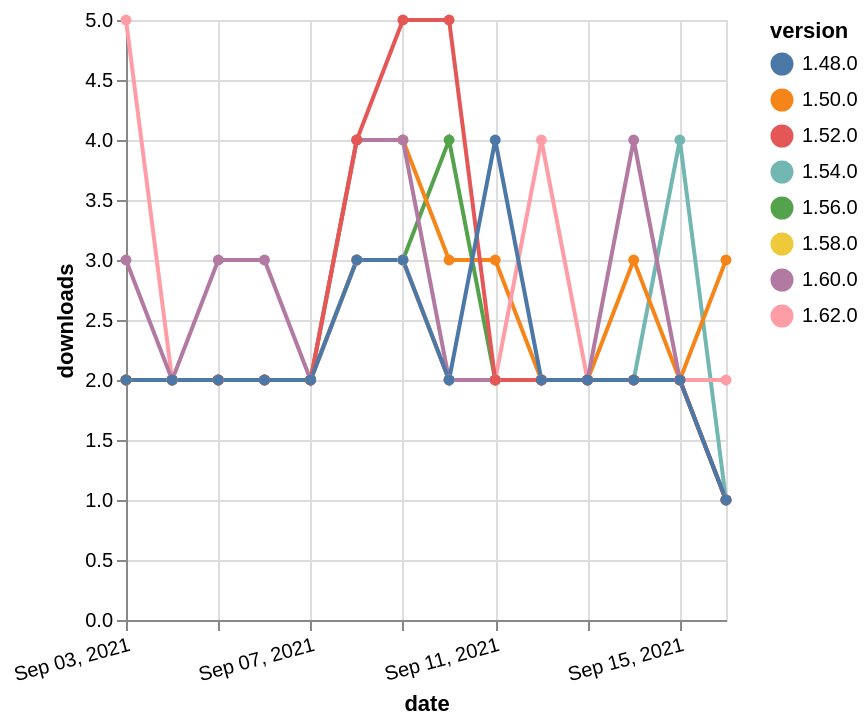

Describe this chart as a Vega-Lite specification.
### Vega-Lite specification from a JSON file in a GitHub repository (floating-point values rounded to 4 significant figures)
{"$schema": "https://vega.github.io/schema/vega-lite/v5.json", "description": "A simple bar chart with embedded data.", "data": {"values": [{"date": "2021-09-03", "total": 1464, "delta": 2, "version": "1.56.0"}, {"date": "2021-09-04", "total": 1466, "delta": 2, "version": "1.56.0"}, {"date": "2021-09-05", "total": 1468, "delta": 2, "version": "1.56.0"}, {"date": "2021-09-06", "total": 1470, "delta": 2, "version": "1.56.0"}, {"date": "2021-09-07", "total": 1472, "delta": 2, "version": "1.56.0"}, {"date": "2021-09-08", "total": 1475, "delta": 3, "version": "1.56.0"}, {"date": "2021-09-09", "total": 1478, "delta": 3, "version": "1.56.0"}, {"date": "2021-09-10", "total": 1482, "delta": 4, "version": "1.56.0"}, {"date": "2021-09-11", "total": 1484, "delta": 2, "version": "1.56.0"}, {"date": "2021-09-12", "total": 1486, "delta": 2, "version": "1.56.0"}, {"date": "2021-09-13", "total": 1488, "delta": 2, "version": "1.56.0"}, {"date": "2021-09-14", "total": 1490, "delta": 2, "version": "1.56.0"}, {"date": "2021-09-15", "total": 1492, "delta": 2, "version": "1.56.0"}, {"date": "2021-09-16", "total": 1493, "delta": 1, "version": "1.56.0"}, {"date": "2021-09-03", "total": 1676, "delta": 2, "version": "1.54.0"}, {"date": "2021-09-04", "total": 1678, "delta": 2, "version": "1.54.0"}, {"date": "2021-09-05", "total": 1680, "delta": 2, "version": "1.54.0"}, {"date": "2021-09-06", "total": 1682, "delta": 2, "version": "1.54.0"}, {"date": "2021-09-07", "total": 1684, "delta": 2, "version": "1.54.0"}, {"date": "2021-09-08", "total": 1687, "delta": 3, "version": "1.54.0"}, {"date": "2021-09-09", "total": 1690, "delta": 3, "version": "1.54.0"}, {"date": "2021-09-10", "total": 1692, "delta": 2, "version": "1.54.0"}, {"date": "2021-09-11", "total": 1694, "delta": 2, "version": "1.54.0"}, {"date": "2021-09-12", "total": 1696, "delta": 2, "version": "1.54.0"}, {"date": "2021-09-13", "total": 1698, "delta": 2, "version": "1.54.0"}, {"date": "2021-09-14", "total": 1700, "delta": 2, "version": "1.54.0"}, {"date": "2021-09-15", "total": 1704, "delta": 4, "version": "1.54.0"}, {"date": "2021-09-16", "total": 1705, "delta": 1, "version": "1.54.0"}, {"date": "2021-09-03", "total": 1007, "delta": 2, "version": "1.58.0"}, {"date": "2021-09-04", "total": 1009, "delta": 2, "version": "1.58.0"}, {"date": "2021-09-05", "total": 1011, "delta": 2, "version": "1.58.0"}, {"date": "2021-09-06", "total": 1013, "delta": 2, "version": "1.58.0"}, {"date": "2021-09-07", "total": 1015, "delta": 2, "version": "1.58.0"}, {"date": "2021-09-08", "total": 1018, "delta": 3, "version": "1.58.0"}, {"date": "2021-09-09", "total": 1021, "delta": 3, "version": "1.58.0"}, {"date": "2021-09-10", "total": 1023, "delta": 2, "version": "1.58.0"}, {"date": "2021-09-11", "total": 1025, "delta": 2, "version": "1.58.0"}, {"date": "2021-09-12", "total": 1027, "delta": 2, "version": "1.58.0"}, {"date": "2021-09-13", "total": 1029, "delta": 2, "version": "1.58.0"}, {"date": "2021-09-14", "total": 1031, "delta": 2, "version": "1.58.0"}, {"date": "2021-09-15", "total": 1033, "delta": 2, "version": "1.58.0"}, {"date": "2021-09-16", "total": 1034, "delta": 1, "version": "1.58.0"}, {"date": "2021-09-03", "total": 2515, "delta": 2, "version": "1.50.0"}, {"date": "2021-09-04", "total": 2517, "delta": 2, "version": "1.50.0"}, {"date": "2021-09-05", "total": 2519, "delta": 2, "version": "1.50.0"}, {"date": "2021-09-06", "total": 2521, "delta": 2, "version": "1.50.0"}, {"date": "2021-09-07", "total": 2523, "delta": 2, "version": "1.50.0"}, {"date": "2021-09-08", "total": 2527, "delta": 4, "version": "1.50.0"}, {"date": "2021-09-09", "total": 2531, "delta": 4, "version": "1.50.0"}, {"date": "2021-09-10", "total": 2534, "delta": 3, "version": "1.50.0"}, {"date": "2021-09-11", "total": 2537, "delta": 3, "version": "1.50.0"}, {"date": "2021-09-12", "total": 2539, "delta": 2, "version": "1.50.0"}, {"date": "2021-09-13", "total": 2541, "delta": 2, "version": "1.50.0"}, {"date": "2021-09-14", "total": 2544, "delta": 3, "version": "1.50.0"}, {"date": "2021-09-15", "total": 2546, "delta": 2, "version": "1.50.0"}, {"date": "2021-09-16", "total": 2549, "delta": 3, "version": "1.50.0"}, {"date": "2021-09-03", "total": 222, "delta": 5, "version": "1.62.0"}, {"date": "2021-09-04", "total": 224, "delta": 2, "version": "1.62.0"}, {"date": "2021-09-05", "total": 226, "delta": 2, "version": "1.62.0"}, {"date": "2021-09-06", "total": 228, "delta": 2, "version": "1.62.0"}, {"date": "2021-09-07", "total": 230, "delta": 2, "version": "1.62.0"}, {"date": "2021-09-08", "total": 233, "delta": 3, "version": "1.62.0"}, {"date": "2021-09-09", "total": 236, "delta": 3, "version": "1.62.0"}, {"date": "2021-09-10", "total": 238, "delta": 2, "version": "1.62.0"}, {"date": "2021-09-11", "total": 240, "delta": 2, "version": "1.62.0"}, {"date": "2021-09-12", "total": 244, "delta": 4, "version": "1.62.0"}, {"date": "2021-09-13", "total": 246, "delta": 2, "version": "1.62.0"}, {"date": "2021-09-14", "total": 248, "delta": 2, "version": "1.62.0"}, {"date": "2021-09-15", "total": 250, "delta": 2, "version": "1.62.0"}, {"date": "2021-09-16", "total": 252, "delta": 2, "version": "1.62.0"}, {"date": "2021-09-03", "total": 720, "delta": 3, "version": "1.60.0"}, {"date": "2021-09-04", "total": 722, "delta": 2, "version": "1.60.0"}, {"date": "2021-09-05", "total": 725, "delta": 3, "version": "1.60.0"}, {"date": "2021-09-06", "total": 728, "delta": 3, "version": "1.60.0"}, {"date": "2021-09-07", "total": 730, "delta": 2, "version": "1.60.0"}, {"date": "2021-09-08", "total": 734, "delta": 4, "version": "1.60.0"}, {"date": "2021-09-09", "total": 738, "delta": 4, "version": "1.60.0"}, {"date": "2021-09-10", "total": 740, "delta": 2, "version": "1.60.0"}, {"date": "2021-09-11", "total": 742, "delta": 2, "version": "1.60.0"}, {"date": "2021-09-12", "total": 744, "delta": 2, "version": "1.60.0"}, {"date": "2021-09-13", "total": 746, "delta": 2, "version": "1.60.0"}, {"date": "2021-09-14", "total": 750, "delta": 4, "version": "1.60.0"}, {"date": "2021-09-15", "total": 752, "delta": 2, "version": "1.60.0"}, {"date": "2021-09-16", "total": 753, "delta": 1, "version": "1.60.0"}, {"date": "2021-09-03", "total": 2252, "delta": 2, "version": "1.52.0"}, {"date": "2021-09-04", "total": 2254, "delta": 2, "version": "1.52.0"}, {"date": "2021-09-05", "total": 2256, "delta": 2, "version": "1.52.0"}, {"date": "2021-09-06", "total": 2258, "delta": 2, "version": "1.52.0"}, {"date": "2021-09-07", "total": 2260, "delta": 2, "version": "1.52.0"}, {"date": "2021-09-08", "total": 2264, "delta": 4, "version": "1.52.0"}, {"date": "2021-09-09", "total": 2269, "delta": 5, "version": "1.52.0"}, {"date": "2021-09-10", "total": 2274, "delta": 5, "version": "1.52.0"}, {"date": "2021-09-11", "total": 2276, "delta": 2, "version": "1.52.0"}, {"date": "2021-09-12", "total": 2278, "delta": 2, "version": "1.52.0"}, {"date": "2021-09-13", "total": 2280, "delta": 2, "version": "1.52.0"}, {"date": "2021-09-14", "total": 2282, "delta": 2, "version": "1.52.0"}, {"date": "2021-09-15", "total": 2284, "delta": 2, "version": "1.52.0"}, {"date": "2021-09-16", "total": 2285, "delta": 1, "version": "1.52.0"}, {"date": "2021-09-03", "total": 2329, "delta": 2, "version": "1.48.0"}, {"date": "2021-09-04", "total": 2331, "delta": 2, "version": "1.48.0"}, {"date": "2021-09-05", "total": 2333, "delta": 2, "version": "1.48.0"}, {"date": "2021-09-06", "total": 2335, "delta": 2, "version": "1.48.0"}, {"date": "2021-09-07", "total": 2337, "delta": 2, "version": "1.48.0"}, {"date": "2021-09-08", "total": 2340, "delta": 3, "version": "1.48.0"}, {"date": "2021-09-09", "total": 2343, "delta": 3, "version": "1.48.0"}, {"date": "2021-09-10", "total": 2345, "delta": 2, "version": "1.48.0"}, {"date": "2021-09-11", "total": 2349, "delta": 4, "version": "1.48.0"}, {"date": "2021-09-12", "total": 2351, "delta": 2, "version": "1.48.0"}, {"date": "2021-09-13", "total": 2353, "delta": 2, "version": "1.48.0"}, {"date": "2021-09-14", "total": 2355, "delta": 2, "version": "1.48.0"}, {"date": "2021-09-15", "total": 2357, "delta": 2, "version": "1.48.0"}, {"date": "2021-09-16", "total": 2358, "delta": 1, "version": "1.48.0"}]}, "width": "container", "mark": {"type": "line", "point": {"filled": true}}, "encoding": {"x": {"field": "date", "type": "temporal", "timeUnit": "yearmonthdate", "title": "date", "axis": {"labelAngle": -15}}, "y": {"field": "delta", "type": "quantitative", "title": "downloads"}, "color": {"field": "version", "type": "nominal"}, "tooltip": {"field": "delta"}}}
